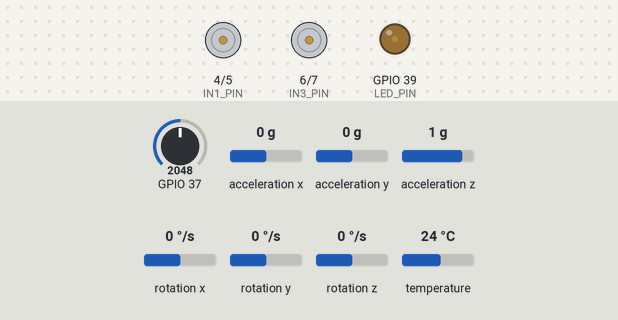
The program below on a simulated ESP32-S3. Shown: motor-driver pin pairs drawn as motors (green arrow = first pin HIGH = forward, orange = second pin HIGH = backward, longer = more drive), output pins drawn as LEDs (lit = HIGH). The test bench sets the inputs (shaded band); at power-on: rotation x 0 °/s, GPIO 37 = 2048, acceleration x 0 g, acceleration y 0 g, acceleration z 1 g, rotation y 0 °/s, rotation z 0 °/s, temperature 24 °C. Storage starts empty; random numbers use the default seed unless the program sets one; what the program prints to the serial monitor is not drawn.

Above: at 1.4 s.
1.5 s: rotation x set to 9 °/s
At 2.19 s:
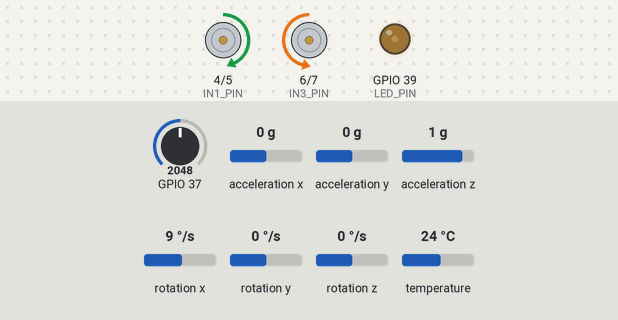
At 4.5 s:
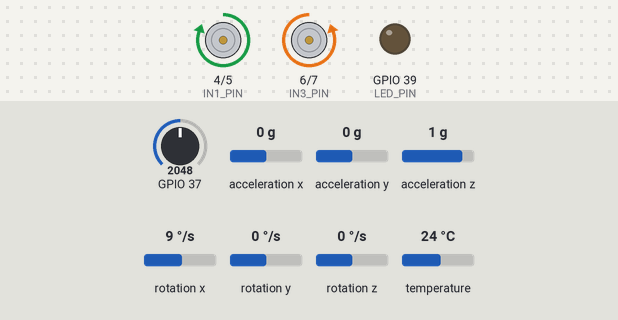
Timing chart, 0 to 11.0 s (numbered marks = the images above; inputs shaded):
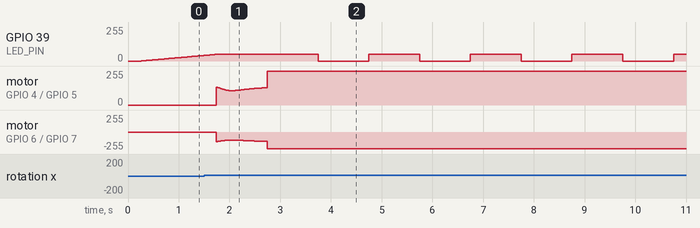

The program:

main.cpp
```cpp
/**
 * @file main.cpp
 * @brief Entry point for the Self Balancing Robot
 *
 * @author Arthur Lawson
 */

#include <config.h>
#include "utils/kalman_filter/kalman_filter.h"
#include "utils/pid_controller/pid_controller.h"
#include "drivers/motor_driver/drv8833.h"
#include "drivers/audio_driver/audio_driver.h"
#include "services/imu_service/imu_service.h"
#include "services/led_service/led_service.h"
#include "services/power_service/power_service.h"
#include "services/remote_service/remote_service.h"
#include "system/robot_controller/robot_controller.h"

// UTILS
KalmanFilter kf;
PidController pid;

// DRIVERS
DRV8833 motors(IN1_PIN, IN2_PIN, IN3_PIN, IN4_PIN);
AudioDriver speaker(SPEAKER_PIN);

// SERVICES
ImuService imuSvc(kf);
LedService ledSvc(LED_PIN);
PowerService pwrSvc(BATT_PIN, ledSvc);
RemoteService remote;

// ROBOT CONTROL SYSTEMS
RobotController robot(imuSvc, ledSvc, pwrSvc, motors, pid, kf, speaker);

// HARDWARE TIMER
volatile bool timerFlag = false;
hw_timer_t *timer = NULL;

void ARDUINO_ISR_ATTR onTimer() {
  timerFlag = true;
}

void setup() {
  Serial.begin(115200);
  delay(200);

  Serial.println("\n[BOOT] Power rails stabilized. Initiating hardware mounts...");

  randomSeed(analogRead(0));

  // 2. Safely initialize your speaker driver to clamp your transistor gate
  if (!speaker.Begin()) {
    Serial.println("[BOOT] WARNING: Audio Driver mount failed to clear filesystem.");
  }

  if (!imuSvc.Begin(SDA_PIN, SCL_PIN)) {
    while (1) {
      Serial.println("IMU Initialization Failed.");
      delay(1000);
    }
  }

  ledSvc.Begin();
  pwrSvc.Begin();
  remote.Begin(robot);

  robot.Begin();

  timer = timerBegin(0, TIMER_PRESCALER, true);
  timerAttachInterrupt(timer, &onTimer, true);
  timerAlarmWrite(timer, TIMER_ALARM_US, true);
  timerAlarmEnable(timer);

  Serial.println("System Core Ready!");
}

void loop() {
  if (timerFlag) {
    timerFlag = false;

    ledSvc.Update();
    imuSvc.Update();
    remote.Update();
    robot.Update();
  }
}
```

protocol.h
```cpp
/**
 * @file protocol.h
 * @brief Communication protocol for the ESP32-S3 Self-Balancing Robot.
 */

#pragma once

typedef struct {
    char command; // 'F' = Forward, 'B' = Backward, 'L' = Left, 'R' = Right

} ControlPacket;
```

imu_service.cpp
```cpp
#include "imu_service.h"

ImuService::ImuService(KalmanFilter& filter)
    : _filter(filter) {}

bool ImuService::Begin(int sda, int scl) {
    if (!Wire.begin(sda, scl)) return false;
    Wire.setClock(400000); // 400kHz for quick I2C updates

    if (!_mpu.begin()) {
        return false;
    }

    _mpu.setAccelerometerRange(MPU6050_RANGE_8_G);
    _mpu.setGyroRange(MPU6050_RANGE_250_DEG);
    _mpu.setFilterBandwidth(MPU6050_BAND_260_HZ);

    return true;
}

void ImuService::Update() {
    if (_mpu.getEvent(&_accel, &_gyro, &_temp)) {
        _gyroRollRate = _gyro.gyro.x * RAD_TO_DEG;

        float ax = _accel.acceleration.x;
        float ay = _accel.acceleration.y;
        float az = _accel.acceleration.z;
        float accelRollDeg = atan2(ay, sqrt((ax * ax) + (az * az))) * RAD_TO_DEG;

        _filter.Predict(_gyroRollRate);
        _filter.MeasurementTask(accelRollDeg);
    }
}
```

imu_service.h
```cpp
/**
 * @file imu_service.h
 * @brief IMU service class to manage MPU6050 data and Kalman Filtering.
 *
 * @author Arthur Lawson
 */

#pragma once

#include <Wire.h>
#include <Adafruit_MPU6050.h>
#include <Adafruit_Sensor.h>
#include "utils/kalman_filter/kalman_filter.h"

class ImuService {
    public:
        ImuService(KalmanFilter& filter);
        bool Begin(int sda, int scl);
        void Update();
        void Reset() { _filter.Reset(); _gyroRollRate = 0.0f ;}
        float GetFilteredRoll() const { return -_filter.GetRoll(); } // negative due to orientation of the IMU
        bool IsUpright() const { return _accel.acceleration.z > 5.0f; }
        float GetGyroRollRate() const { return _gyroRollRate; }

    private:
        Adafruit_MPU6050 _mpu;
        KalmanFilter& _filter;
        sensors_event_t _accel, _gyro, _temp;
        float _gyroRollRate = 0.0f;
};
```

led_service.cpp
```cpp
#include <config.h>
#include <cmath>
#include "led_service.h"
#include "utils/time_utils.h"

LedService::LedService(uint8_t ledPin)
    : _ledPin(ledPin), _curState(LED_BOOT_UP), _blinkState(false), _bootComplete(false), _lastToggleTime(0), _stateStartTime(0) {}

void LedService::Begin() {
    _stateStartTime = GetMillis();

    ledc_timer_config_t ledc_timer = {
        .speed_mode       = LEDC_LOW_SPEED_MODE,
        .duty_resolution  = LEDC_TIMER_8_BIT,
        .timer_num        = LED_TIMER,
        .freq_hz          = 20000,
        .clk_cfg          = LEDC_AUTO_CLK
    };
    ledc_timer_config(&ledc_timer);

    ledc_channel_config_t ledc_channel = {
        .gpio_num       = _ledPin,
        .speed_mode     = LEDC_LOW_SPEED_MODE,
        .channel        = LED_CH,
        .intr_type      = LEDC_INTR_DISABLE,
        .timer_sel      = LED_TIMER,
        .duty           = 0,
        .hpoint         = 0
    };
    ledc_channel_config(&ledc_channel);
}

void LedService::Update() {
    uint32_t now = GetMillis();

    switch (_curState) {
        case LED_BOOT_UP: {
            unsigned long elapsed = now - _stateStartTime;
            if (elapsed >= BOOT_TIME_MS) {
                WriteBrightness(MAX_BRIGHT);
                _bootComplete = true;
                SetState(LED_ON);
            } else {
                uint8_t bootBrightness = (elapsed * MAX_BRIGHT) / BOOT_TIME_MS;
                WriteBrightness(bootBrightness);
            }
            break;
        }
        case LED_ON: {
            break;
        }
        case LED_PULSING: {
            float angle = (float)(now - _stateStartTime) * (3.14159f / PULSE_SPEED);
            uint8_t pulseBrightness = (uint8_t)((std::sin(angle) + 1.0f) * (MAX_BRIGHT / 2));
            WriteBrightness(pulseBrightness);
            break;
        }
        case LED_BLINK_SLOW: {
            if (now - _lastToggleTime >= BLINK_INTERVAL_MS) {
                _blinkState = !_blinkState;
                WriteBrightness(_blinkState ? MAX_BRIGHT : 0);
                _lastToggleTime = now;
            }
            break;
        }
        default:
            break;
    }
}

void LedService::SetState(LedState state) {
    if (_curState == state) return;
    _curState = state;

    uint32_t now = GetMillis();
    _stateStartTime = now;

    switch (state) {
        case LED_BOOT_UP:
            _bootComplete = false;
            WriteBrightness(0);
            break;
        case LED_ON:
            WriteBrightness(MAX_BRIGHT);
            break;
        case LED_PULSING:
            break;
        case LED_BLINK_SLOW:
            _blinkState = true;
            WriteBrightness(MAX_BRIGHT);
            _lastToggleTime = now;
            break;
    }
}
```

led_service.h
```cpp
/**
 * @file led_service.h
 * @brief Non blocking PWM LED service with set states for the lights
 *
 * @author Arthur Lawson
 */

#pragma once

#include "driver/ledc.h"

class LedService {
    public:
        enum LedState {
            LED_BOOT_UP,   // Smooth fade from 0 to max brightness over 1 second when booting up
            LED_ON,        // Solid max brightness when active
            LED_PULSING,   // Continuous breathing fading for when fallen over
            LED_BLINK_SLOW // 1Hz flash when critical low battery
        };
        LedService(uint8_t ledPin);
        void Begin();
        void Update();
        void SetState(LedState state);
        bool IsBootComplete() const { return _bootComplete; }

    private:
        uint8_t _ledPin;
        LedState _curState;
        bool _blinkState;
        bool _bootComplete;

        uint32_t _lastToggleTime;
        uint32_t _stateStartTime;

        // Hardware segregation - bound to channel 1 and timer 1
        static constexpr ledc_channel_t LED_CH = LEDC_CHANNEL_1;
        static constexpr ledc_timer_t LED_TIMER = LEDC_TIMER_1;

        void WriteBrightness(uint32_t duty) {
            ledc_set_duty(LEDC_LOW_SPEED_MODE, LED_CH, duty);
            ledc_update_duty(LEDC_LOW_SPEED_MODE, LED_CH);
        }

};
```

power_service.cpp
```cpp
#include <config.h>
#include "power_service.h"
#include "utils/time_utils.h"
#include "driver/gpio.h"

PowerService::PowerService(uint8_t battPin, LedService& ledSvc)
    : _battPin(battPin), _ledSvc(ledSvc), _curVoltage(0.0f), _isLowBatt(false),
      _sagTimerStartMs(0), _lastSampleTimeMs(0) {

    _adc_channel = ADC1_CHANNEL_1;

}

void PowerService::Begin() {
    // Initialize the width of ADC Unit 1 to 12-bit (0-4095)
    adc1_config_width(ADC_WIDTH_BIT_12);

    // 12dB attenuation to read full ranges without clipping
    adc1_config_channel_atten(_adc_channel, ADC_ATTEN_DB_12);
}

bool PowerService::IsBatteryLow() {
    if (_isLowBatt) return true;

    uint32_t now = GetMillis();

    if (now - _lastSampleTimeMs >= TIME_BETWEEN_CHECKS || _lastSampleTimeMs == 0) {
        _lastSampleTimeMs = now;

        // Convert millivolts back to volts, and scale with the voltage divider ratio (3.0f)
        int rawReading = adc1_get_raw(_adc_channel);

        if (rawReading >= 0) {
            uint32_t voltageMilli = (rawReading * 3100) / 4095; // 3100mV max under 11dB atten

            _curVoltage = (static_cast<float>(voltageMilli) / 1000.0f) * 3.0f;

            // If voltage is below the threshold voltage for a set duration, the robot is permanantly latched off
            if (_curVoltage < BATT_LOW_THRESHOLD) {
                if (_sagTimerStartMs == 0) {
                    _sagTimerStartMs = now;
                } else if (now - _sagTimerStartMs > SAG_CONFIRMATION_DUR) {
                    _isLowBatt = true;
                    _ledSvc.SetState(LedService::LED_BLINK_SLOW);
                }
            } else {
                _sagTimerStartMs = 0;
            }
        }
    }

    return _isLowBatt;
}
```

power_service.h
```cpp
/**
 * @file power_service.h
 * @brief Service to manage battery voltage monitoring and safety shutdown at low voltage levels
 *
 * @author Arthur Lawson
 */

#pragma once

#include "services/led_service/led_service.h"
#include "driver/adc.h"

class PowerService {
    public:
        PowerService(uint8_t battPin, LedService& ledSvc);
        void Begin();
        bool IsBatteryLow();

    private:
        LedService& _ledSvc;
        uint8_t _battPin;
        float _curVoltage;

        bool _isLowBatt;
        uint32_t _sagTimerStartMs;
        uint32_t _lastSampleTimeMs;

        adc1_channel_t _adc_channel;

        static constexpr uint16_t TIME_BETWEEN_CHECKS = 500;
        static constexpr uint32_t SAG_CONFIRMATION_DUR = 1000;

};
```

remote_service.cpp
```cpp
#include "remote_service.h"
#include "utils/time_utils.h"

// Init of static members
RobotController* RemoteService::_robot = nullptr;
uint32_t RemoteService::_lastPacketTime = 0;

void RemoteService::Begin(RobotController& robot) {
    _robot = &robot;

    WiFi.mode(WIFI_STA);
    WiFi.disconnect();

    esp_wifi_set_channel(1, WIFI_SECOND_CHAN_NONE);

    if (esp_now_init() != ESP_OK) {
        Serial.println("Error: ESP-NOW initialisation failed!");
        return;
    }

    // callback function that runs when the data arrives
    esp_now_register_recv_cb(OnDataReceived);
    _lastPacketTime = GetMillis();
}

void RemoteService::Update() {
    // Safety watchdog protection forces robot to idle state
    if (GetMillis() - _lastPacketTime > WATCHDOG_TIMOUT_MS) {
        if (_robot != nullptr) {
            _robot->SetState(RobotController::RobotState::IDLE);
        }
    }
}

void RemoteService::OnDataReceived(const uint8_t* mac, const uint8_t* data, int len) {
    ControlPacket packet;
    if (len != sizeof(packet)) return;

    memcpy(&packet, data, sizeof(ControlPacket));
    _lastPacketTime = GetMillis(); // refresh watchdog timer

    if (_robot == nullptr) return;

    switch (packet.command) {
        case 'F': _robot->SetState(RobotController::RobotState::FORWARD); break;
        case 'B': _robot->SetState(RobotController::RobotState::BACKWARD); break;
        case 'L': _robot->SetState(RobotController::RobotState::LEFT); break;
        case 'R': _robot->SetState(RobotController::RobotState::RIGHT); break;

        case '1': _robot->SetState(RobotController::RobotState::FORWARD_LEFT); break;
        case '2': _robot->SetState(RobotController::RobotState::FORWARD_RIGHT); break;
        case '3': _robot->SetState(RobotController::RobotState::BACKWARD_LEFT); break;
        case '4': _robot->SetState(RobotController::RobotState::BACKWARD_RIGHT); break;

        case 'I': _robot->SetState(RobotController::RobotState::IDLE); break;
        default: _robot->SetState(RobotController::RobotState::IDLE); break;
    }
}
```

remote_service.h
```cpp
/**
 * @file remote_service.h
 * @brief Service for handling remote control commands via ESP-NOW on the ESP32-S3 Self-Balancing Robot.
 */

#pragma once

#include <esp_now.h>
#include <WiFi.h>
#include <esp_wifi.h>
#include "protocol.h"
#include "system/robot_controller/robot_controller.h"

class RemoteService {
public:
    static void Begin(RobotController& robot);
    static void Update(); // Handle safety watchdog

private:
    static void OnDataReceived(const uint8_t* mac, const uint8_t* data, int len);

    static RobotController* _robot;
    static uint32_t _lastPacketTime;
    static const uint32_t WATCHDOG_TIMOUT_MS = 100; // 0.1s

};
```

robot_controller.h
```cpp
/**
 * @file robot_controller.h
 * @brief The balancing brain of the robot with a state machine for movement
 *
 * @author Arthur Lawson
 */

#pragma once

#include "services/imu_service/imu_service.h"
#include "services/led_service/led_service.h"
#include "services/power_service/power_service.h"
#include "drivers/motor_driver/drv8833.h"
#include "drivers/audio_driver/audio_driver.h"
#include "utils/pid_controller/pid_controller.h"

class RobotController {
    public:
        enum class RobotState
        {
            IDLE,
            FORWARD,
            BACKWARD,
            LEFT,
            RIGHT,
            FORWARD_LEFT,
            FORWARD_RIGHT,
            BACKWARD_LEFT,
            BACKWARD_RIGHT,
            FALLEN,
            BATTERY_LOW
        };

        RobotController(ImuService& imuSvc, LedService& ledSvc, PowerService& pwrSvc, DRV8833& motors, PidController& pid,
                        KalmanFilter& kf, AudioDriver& speaker);
        void Begin();
        void Update();
        void SetState(RobotState state);

    private:
        void Reset();

        ImuService& _imuSvc;
        LedService& _ledSvc;
        PowerService& _pwrSvc;
        DRV8833& _motors;
        PidController& _pid;
        KalmanFilter& _kf;
        AudioDriver& _speaker;

        RobotState _curState;
        float _yawTurnOffset;
        float _currentTargetLean;
        float _currentBrakingLean;
        bool _isDrivingInSameDir;
        float _speedLeakAccumulator;
        bool _isBrakingLock;
};
```

kalman_filter.cpp
```cpp
    #include <config.h>
    #include "kalman_filter.h"

    KalmanFilter::KalmanFilter() {

        Reset();

    }

    void KalmanFilter::Predict(const float gyroRollRateDeg)
    {
        // Subtract the estimated gyro bias to get an unbiased rotation rate
        float unbiasedGyroRate = gyroRollRateDeg - _rollBias;
        _rollAngle += unbiasedGyroRate * DELTA_T_SEC;

        // Error covariance matrix prediction step expanded (P = A*P*A' + Q)
        _pRoll00 += (DELTA_T_SEC * (DELTA_T_SEC * _pRoll11 - _pRoll01 - _pRoll10)) + Q_INIT;
        _pRoll01 -= DELTA_T_SEC * _pRoll11;
        _pRoll10 -= DELTA_T_SEC * _pRoll11;
        _pRoll11 += R_BIAS;
    }

    void KalmanFilter::MeasurementTask(const float accelRollDeg) {
        if (!_isInitialized) {
            _rollAngle = accelRollDeg;
            _rollBias = 0.0f;
            _isInitialized = true;
            return;
        }

        // Calculate the innovation (the error between the absolute accelerometer angle and the prediction)
        float innovation = accelRollDeg - _rollAngle;

        // Total measurement uncertainty (the innovation variance)
        float S = _pRoll00 + R_INIT;

        // Calculate optimal Kalman gains for both states
        float k0 = _pRoll00 / S;    // gain for scaling angle corrections
        float k1 = _pRoll10 / S;    // gain for scaling gyro bias updates

        // Update the state variables
        _rollAngle += k0 * innovation;
        _rollBias += k1 * innovation;

        // Update the covariance P matrix
        float p00Temp = _pRoll00;
        float p01Temp = _pRoll01;
        _pRoll00 -= k0 * p00Temp;
        _pRoll01 -= k0 * p01Temp;
        _pRoll10 -= k1 * p00Temp;
        _pRoll11 -= k1 * p01Temp;

        // Force covariance symmetry (rounding errors can cause divergence)
        _pRoll10 = _pRoll01;
    }

    float KalmanFilter::GetRoll() const {
        return _rollAngle;
    }

    void KalmanFilter::Reset() {
        _isInitialized = false;
        _rollAngle = 0.0f;
        _rollBias = 0.0f;

        _pRoll00 = SIGMA_INIT;
        _pRoll01 = 0.0f;
        _pRoll10 = 0.0f;
        _pRoll11 = SIGMA_INIT;
    }
```

kalman_filter.h
```cpp
/**
 * @file kalman_filter.h
 * @brief 2D Linear Kalman Filter tracking absolute tilt angle and gyroscope bias.
 * Sensor Fusion of the Accelerometer and Gyroscope data from the MPU6050 sensor to provide a stable output.
 *
 * @author https://github.com/temperancee (Original logic)
 * @author Arthur Lawson (Refined for the MPU6050 sensor and adapted for this project)
 */

#pragma once

class KalmanFilter {
    public:
        KalmanFilter();
        void Predict(const float gyroRollRateDeg);
        void MeasurementTask(const float accelRollDeg);
        float GetRoll() const;
        void Reset();

    private:
        bool _isInitialized;

        // Tuning Parameters matching the MPU6050 noise profiles
        static constexpr float SIGMA_INIT = 0.1f;        // Initial uncertainty guess
        static constexpr float Q_INIT = 0.000000125f;    // Process noise (Gyroscope trust)
        static constexpr float R_INIT = 0.0966f;         // Measurement noise (Accel trust)
        static constexpr float R_BIAS = 0.0000001f;      // Gyro bias noise

        // State Variables (estimated output angle and gyro bias)
        float _rollAngle;
        float _rollBias;

        // 2x2 Covariance P Matrix to track state estimation uncertainty
        float _pRoll00;     // Angle variance
        float _pRoll01;     // Covariance between the estimated angle and bias
        float _pRoll10;     // Covariance between the estimated angle and bias
        float _pRoll11;     // Bias Variance

};
```

Source omitted: robot_controller.cpp (9182 bytes), math_utils.h (312 bytes), pid_controller.cpp (1286 bytes), pid_controller.h (642 bytes), time_utils.h (349 bytes), config.h (5719 bytes), audio_driver.cpp (4632 bytes), audio_driver.h (1201 bytes), drv8833.cpp (1839 bytes), drv8833.h (930 bytes)

Measured:
- by itself, GPIO 39 (LED_PIN): ramps from 0/255 to 50/255 and jumps back, once every 2.0 s
